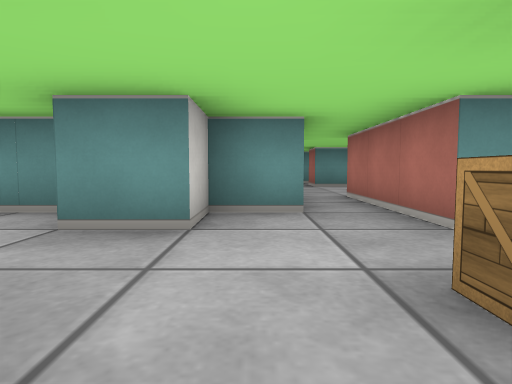
View 1 (above)

17 first-person views from a walk through a cub3D ray-caster map. The camera is about half as high as the walls, tilts 4° down and sees 75° across. The floor is counted in squares. Each view is taken from the middle of a square. On the plan, view 1 faces up. The plan holds only what a view shows up to about 9 squares ahead; the rest is blank.

View 2
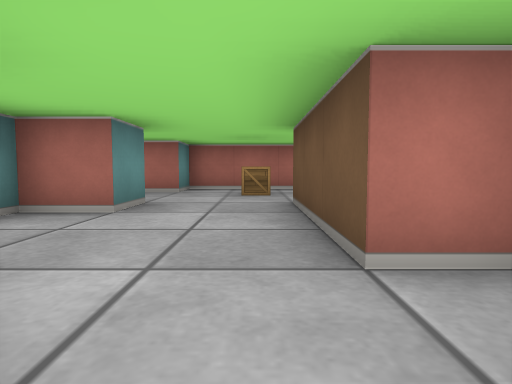

View 3
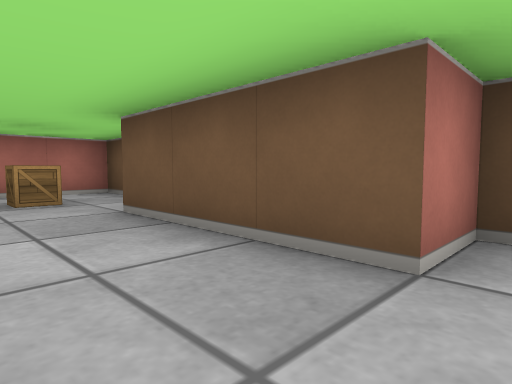

View 4
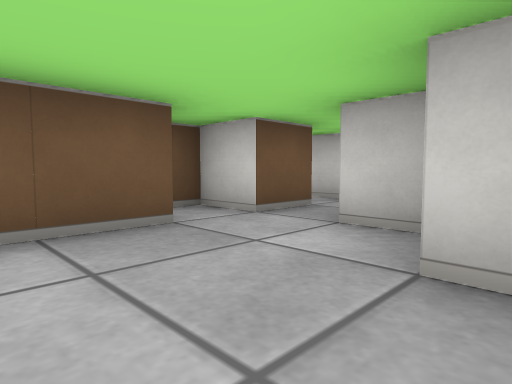

View 5
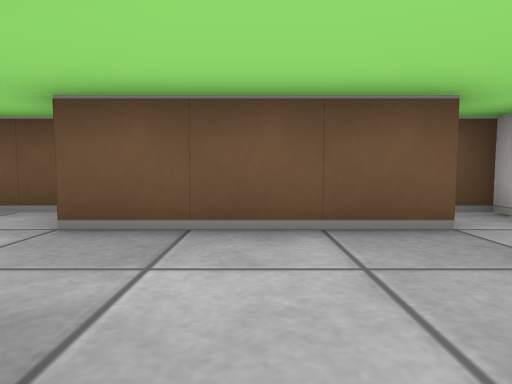

View 6
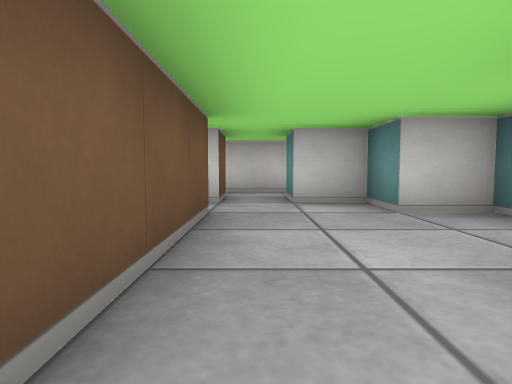

View 7
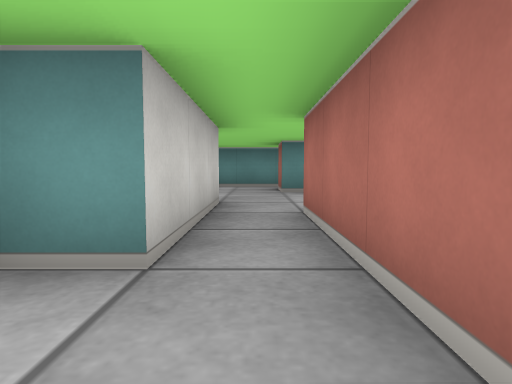

View 8
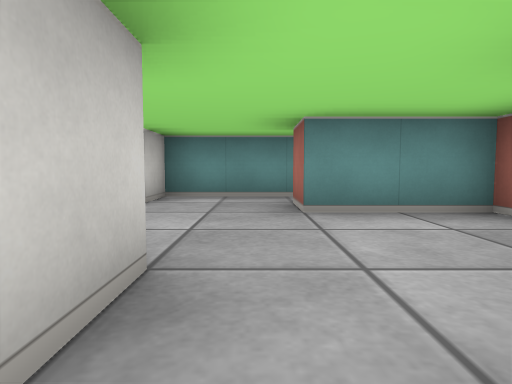

View 9
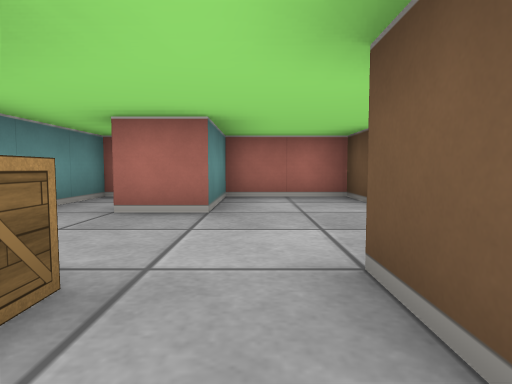

View 10
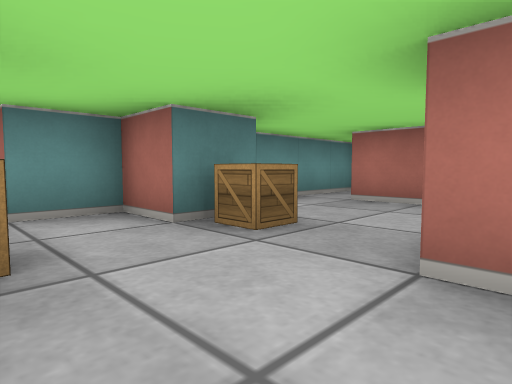

View 11
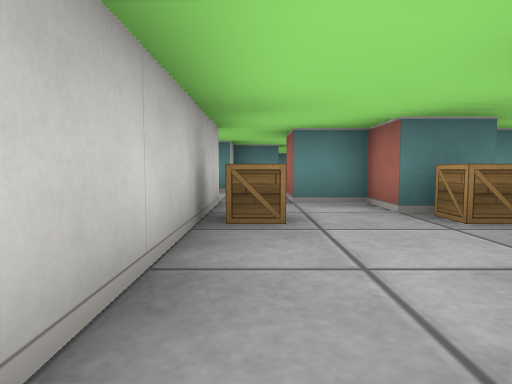

View 12
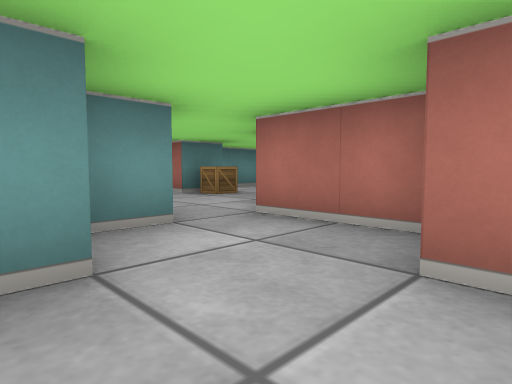

View 13
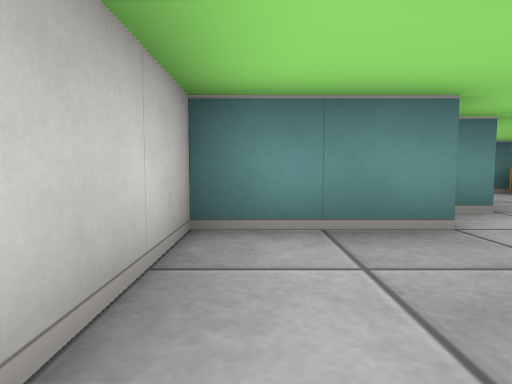

View 14
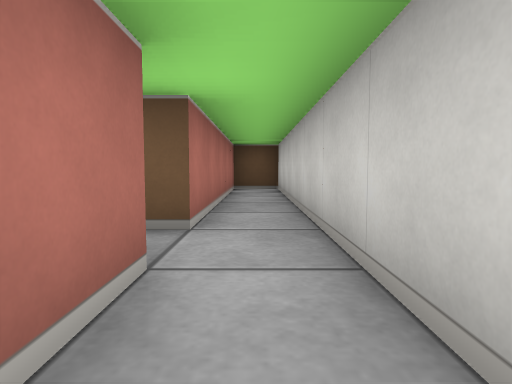

View 15
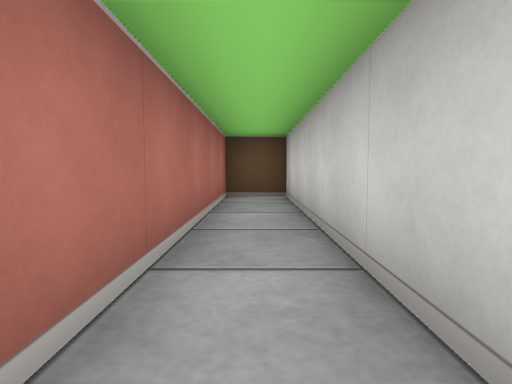

View 16
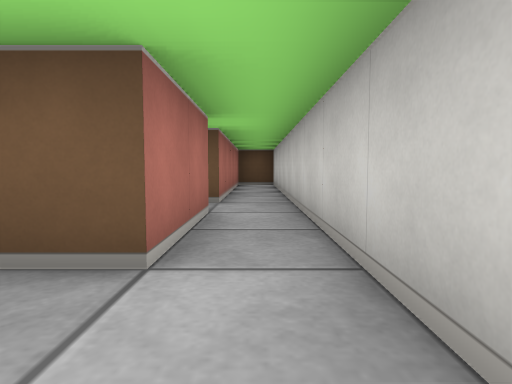

View 17
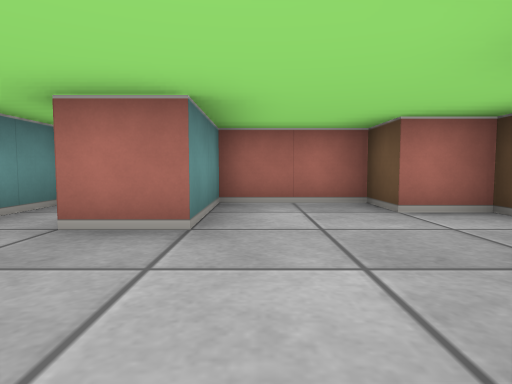

### Floor plan
Points are (right, up) in squares from view 1. A wall is a line through its corners. A room is listed if a view was taken in it or the views show most of it. See-through windows are left out.
Room 1 (views 1, 2, 3, 4, 5, 6, 7)
walls: (0, -0.5) (2.5, -0.5) (2.5, 2.5) (1.5, 2.5) (1.5, 3.5); (0.5, 3.5) (-0.5, 3.5) (-0.5, 2.5) (-1.5, 2.5) (-1.5, 3.5) (-3.5, 3.5) (-3.5, 2.5) (-4.5, 2.5) (-4.5, 1.5) (-5.5, 1.5); (-5.5, 0.5) (-4.5, 0.5) (-4.5, -0.5) (-3.5, -0.5) (-3.5, 0.5) (-0.5, 0.5)
ways out: opening at (1, 4) to room 2; opening at (-5, 1) to room 4
objects: crate (1, 1)
Room 2 (views 8, 17)
walls: (0.5, 6.5) (0.5, 3.5); (-1.4, 7.5) (-0.5, 7.5); (2.5, 5.4) (2.5, 6.5) (3.5, 6.5) (3.5, 8.5) (1.5, 8.5) (1.5, 9.5); (3.5, 10.5) (-0.5, 10.5) (-0.5, 9.5) (-1.5, 9.5); (1.5, 3.5) (1.5, 5.5)
ways out: opening at (1, 4) to room 1; opening at (-1, 8.5) to room 3
objects: crate (-1, 9)
Room 3 (views 9, 10, 11)
walls: (-3.5, 9.5) (-3.5, 6.5); (-1.5, 9.5) (-1.5, 10.5) (-2.5, 10.5); (-2.5, 4.8) (-2.5, 6.5)
ways out: opening at (-1, 8.5) to room 2; opening at (-3, 6.5) to room 5; opening at (-3, 10.5)
objects: crate (-3, 9)
Room 4 (views 12, 13, 14, 15, 16)
walls: (-5.5, 1.5) (-5.5, 3.5) (-4.8, 3.5); (-5.6, 5.5) (-6.5, 5.5) (-6.5, -4.5) (-5.5, -4.5) (-5.5, 0.5)
ways out: opening at (-5, 1) to room 1; opening at (-4.5, 5) to room 5
Room 5 (no view inside)
walls: (-4.4, 5.5) (-5.6, 5.5)
ways out: opening at (-3, 6.5) to room 3; opening at (-4.5, 5) to room 4

Where each view was taken, in squares from view 1:
view 1: 0 up, 0 right, facing up
view 2: 1 up, 5 left, facing right
view 3: 2 up, 4 left, facing down-right
view 4: 3 up, 2 left, facing down-left
view 5: 3 up, 2 left, facing down
view 6: 1 up, 0 right, facing left
view 7: 2 up, 1 right, facing up
view 8: 5 up, 1 right, facing up
view 9: 8 up, 2 left, facing right
view 10: 7 up, 3 left, facing up-right
view 11: 6 up, 3 left, facing up
view 12: 4 up, 5 left, facing up-right
view 13: 3 up, 6 left, facing up
view 14: 3 up, 6 left, facing down
view 15: 1 up, 6 left, facing down
view 16: 5 up, 6 left, facing down
view 17: 8 up, 1 left, facing right
